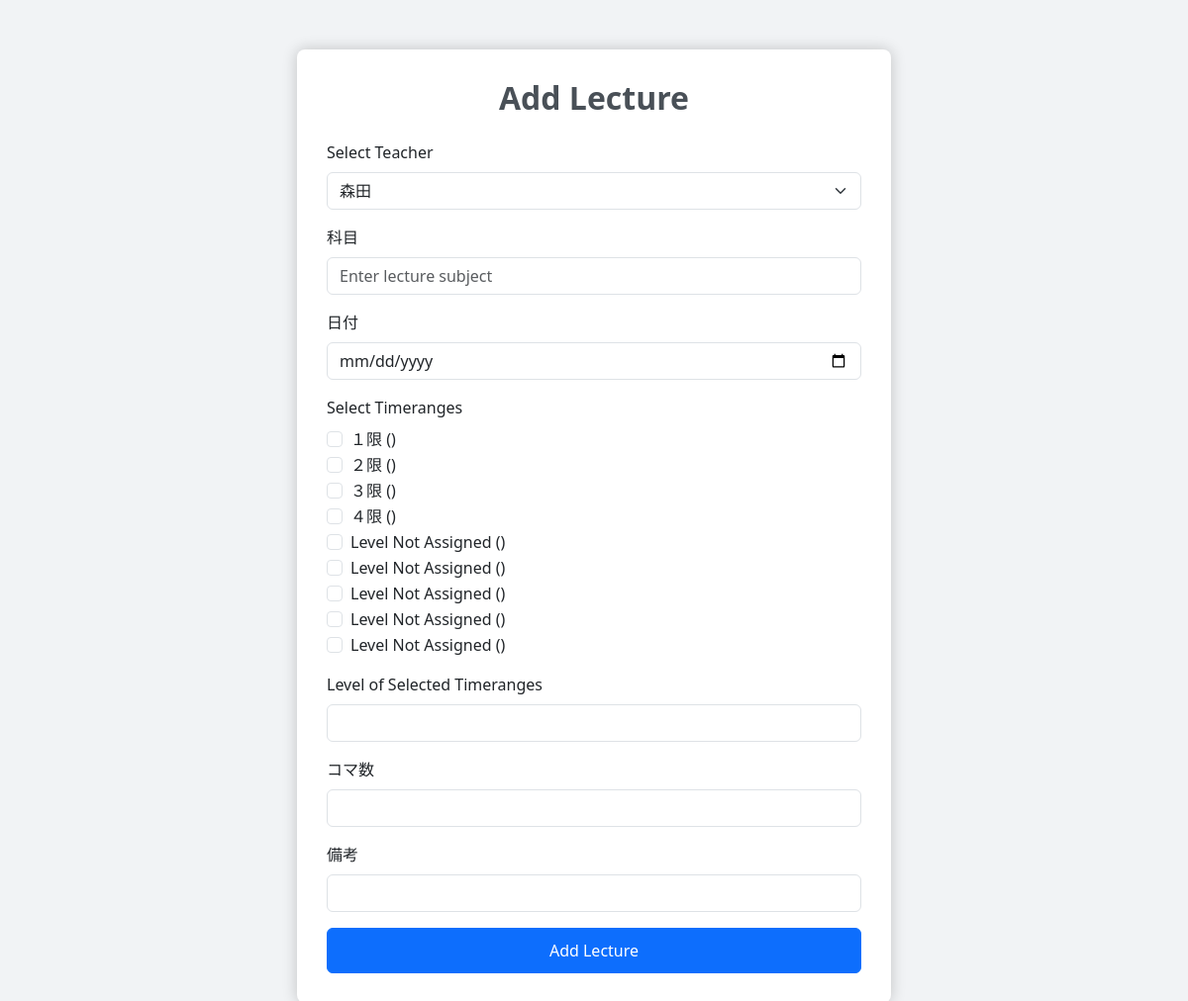
Page /graduation/add_lecture.php on the committed database.
### tables this page shows
CREATE TABLE IF NOT EXISTS `subject` (
  `id` int NOT NULL AUTO_INCREMENT,
  `subject_name` varchar(255) NOT NULL,
  `teacher_id` int DEFAULT NULL,
  `subject_code` varchar(50) DEFAULT NULL,
  `teacher_name` varchar(255) DEFAULT NULL,
  PRIMARY KEY (`id`),
  KEY `fk_teacher` (`teacher_id`)
);

### graduation/add_lecture.php (the view, shortened to what this page needs)
<?php
include('database.php');
?>
<!DOCTYPE html>
<html lang="en">
<head>
    <link href="https://cdn.jsdelivr.net/npm/bootstrap@5.3.0-alpha1/dist/css/bootstrap.min.css" rel="stylesheet">
</head>
<body>
    <div class="container">
        <?php if (isset($_GET['success']) && $_GET['success'] == 'true'): ?>
            <div class='alert alert-success text-center'>Lecture added successfully!</div>
            <div class='d-flex justify-content-between mt-3'>
                <a href='index.php' class='btn btn-secondary'>Go Back to Home</a>
                <a href='add_lecture.php' class='btn btn-primary'>Add Another Lecture</a>
            </div>
        <?php else: ?>
            <h2 class="mb-4">Add Lecture</h2>
            <form id="addLectureForm" method="POST" action="">
        <div class="mb-3">
            <label for="teacher-select" class="form-label">Select Teacher</label>
            <select id="teacher-select" name="teacher_id" class="form-select" required>
                <?php
                $query = "SELECT * FROM Teacher";
                $result = $conn->query($query);
                while ($row = $result->fetch_assoc()) {
                    echo "<option value='" . $row['teacher_id'] . "'>" . htmlspecialchars($row['name']) . "</option>";
                }
                ?>
            </select>
        </div>
        <div class="mb-3">
            <label for="lecture-subject" class="form-label">科目</label>
            <input type="text" id="lecture-subject" name="lecture-subject" class="form-control" placeholder="Enter lecture subject" required>
        </div>
        <div class="mb-3">
            <label for="lecture-date" class="form-label">日付</label>
            <input type="date" id="lecture-date" name="lecture-date" class="form-control" required>
        </div>
            <div class="mb-3">
    <label class="form-label">Select Timeranges</label>
    <div>
        <?php
        $query = "SELECT * FROM subject";
        $result = $conn->query($query);
        $levels = [
            1 => "１限",
            2 => "２限",
            3 => "３限",
            4 => "４限",
        ];
        while ($row = $result->fetch_assoc()) {
            $timeRange = htmlspecialchars($row['time_range']);
            $level = isset($levels[$row['id']]) ? $levels[$row['id']] : "Level Not Assigned";
            echo "<div class='form-check'>";
            echo "<input class='form-check-input' type='checkbox' name='time-id[]' value='" . htmlspecialchars($level) . "' id='time-" . $row['id'] . "' onclick='updateLevelInput()'>";
            echo "<label class='form-check-label' for='time-" . $row['id'] . "'>" . $level . " (" . $timeRange . ")</label>";
            echo "</div>";
        }
        ?>
    </div>
</div>
<div class="mb-3">
    <label for="level-input" class="form-label">Level of Selected Timeranges</label>
    <input type="text" id="level-input" name="time-range" class="form-control" readonly>
</div>
<div class="col-md-12 mb-3">
    <label for="komasuu" class="form-label">コマ数</label>
    <input type="text" id="komasuu" name="komasuu" class="form-control" readonly>
</div>
<div class="col-md-12 mb-3">
    <label for="bikou" class="form-label">備考</label>
    <input type="text" id="bikou" name="bikou" class="form-control">
</div>
        <button type="submit" class="btn btn-primary w-100" name="add_lecture">Add Lecture</button>
    </form>
        <?php endif; ?>
    </div>
</body>
</html>

### graduation/add_lecture.php (style rules this page uses)
body { background-color: #f1f3f5; }
.container { width: 50%; margin: 0 auto; margin-top: 50px; padding: 30px; background-color: #fff; border-radius: 8px; box-shadow: 0 0 15px rgba(0, 0, 0, 0.2); }
h2 { font-weight: 700; color: #495057; text-align: center; }
.btn-primary, .btn-secondary { padding: 10px 20px; }

### rows in the picture
subject: id "１限"
subject: id "２限"
subject: id "３限"
subject: id "４限"
subject: id "Level Not Assigned"
subject: id "Level Not Assigned"
subject: id "Level Not Assigned"
subject: id "Level Not Assigned"
subject: id "Level Not Assigned"

### other values in the picture
form field teacher_id "森田"
